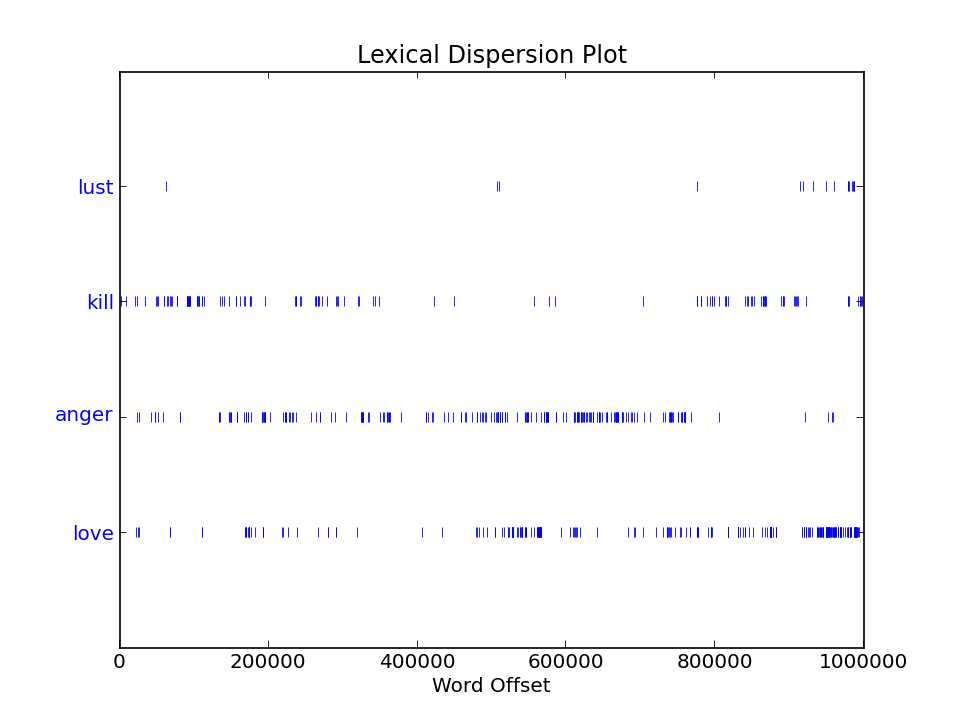

Here is the Python script that generated this plot:
# natural language processing toolkit
import nltk
from nltk.corpus import gutenberg

# visualization toolkit
import matplotlib
matplotlib.use("Agg") # for output to png file
from pylab import clf, savefig

clf()
nltk.draw.dispersion_plot(nltk.word_tokenize(gutenberg.raw('bible-kjv.txt')), ["lust", "kill", "anger", "love"])
savefig("bible.png", dpi=120)

